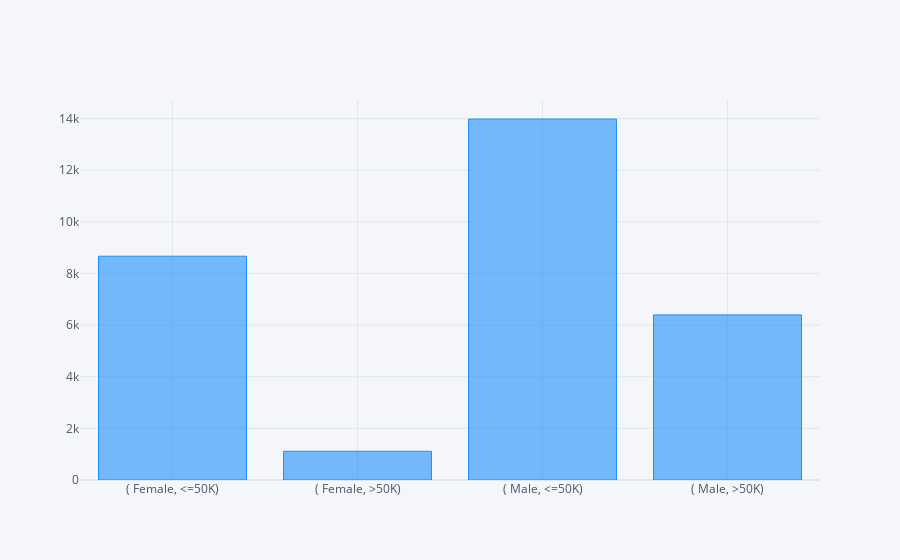

This figure's notebook cell:
### Code cell
salary = df_train.groupby(['sex', 'Salary'])['sex'].count().reset_index(name='count')
salary.iplot(kind='bar', x=['sex', 'Salary'], y='count', color="dodgerblue")

### Figure 1 — Plotly figure (JSON) as saved in the notebook; plotly's stock layout.template omitted (floating-point values rounded to 4 significant figures)
{"data": [{"marker": {"color": "rgba(30, 144, 255, 0.6)", "line": {"color": "rgba(30, 144, 255, 1.0)", "width": 1}}, "name": "count", "orientation": "v", "text": "", "type": "bar", "x": ["( Female, <=50K)", "( Female, >50K)", "( Male, <=50K)", "( Male, >50K)"], "y": [8669, 1112, 13984, 6396]}], "layout": {"legend": {"bgcolor": "#F5F6F9", "font": {"color": "#4D5663"}}, "paper_bgcolor": "#F5F6F9", "plot_bgcolor": "#F5F6F9", "title": {"font": {"color": "#4D5663"}}, "xaxis": {"gridcolor": "#E1E5ED", "showgrid": true, "tickfont": {"color": "#4D5663"}, "title": {"font": {"color": "#4D5663"}, "text": ""}, "zerolinecolor": "#E1E5ED"}, "yaxis": {"gridcolor": "#E1E5ED", "showgrid": true, "tickfont": {"color": "#4D5663"}, "title": {"font": {"color": "#4D5663"}, "text": ""}, "zerolinecolor": "#E1E5ED"}}}
